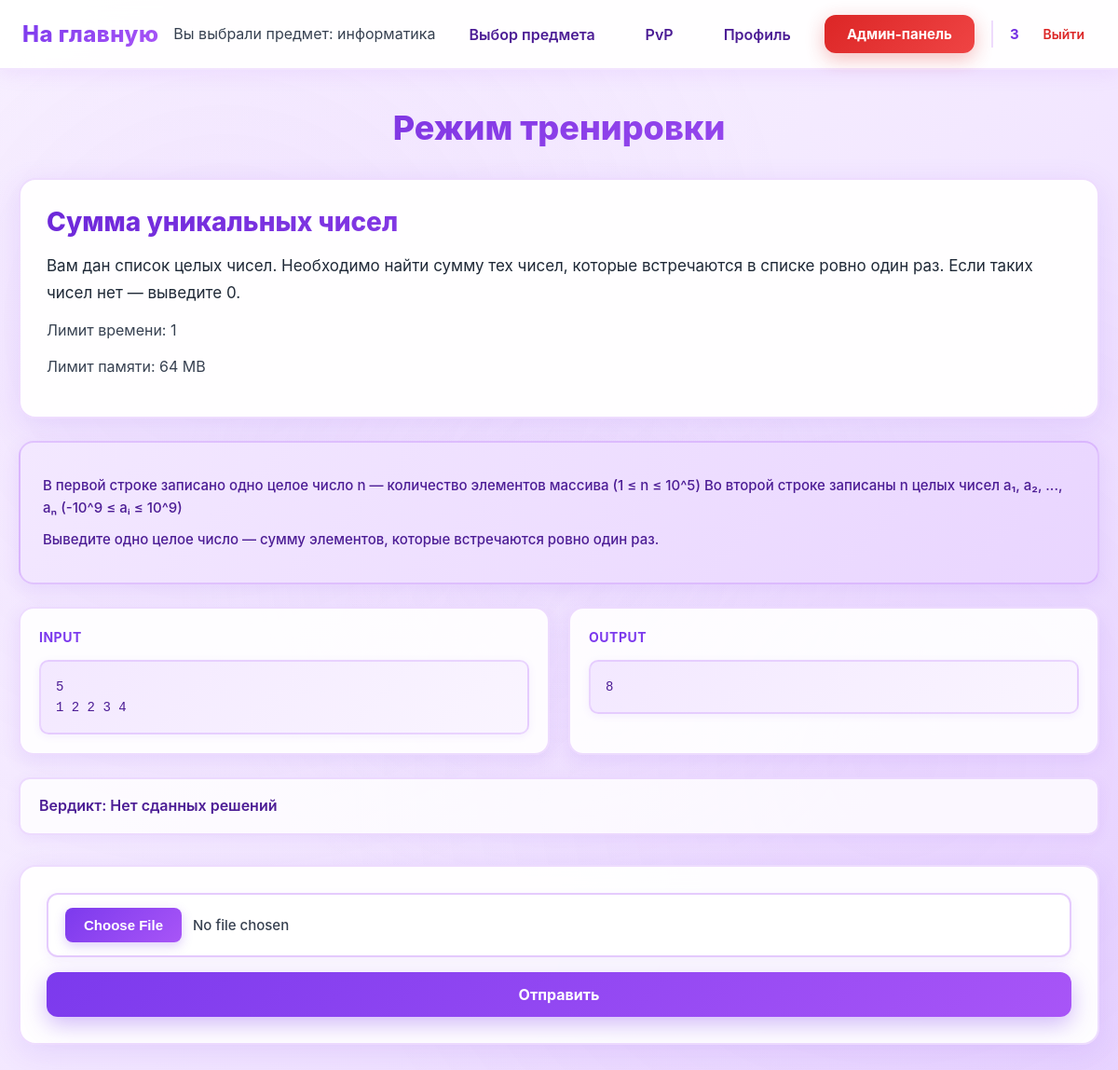
Page /информатика/task/1 (signed in) on the committed database.
### data/tasks.py (models this page shows)
class Tasks(SqlAlchemyBase):
    __tablename__ = 'tasks'
    id = sqlalchemy.Column(sqlalchemy.Integer,
                           primary_key=True, autoincrement=True)
    subject = sqlalchemy.Column(sqlalchemy.Text, nullable=True)
    title = sqlalchemy.Column(sqlalchemy.Text, nullable=True)
    statement = sqlalchemy.Column(sqlalchemy.Text, nullable=True)
    input_format = sqlalchemy.Column(sqlalchemy.Text, nullable=True)
    output_format = sqlalchemy.Column(sqlalchemy.Text, nullable=True)
    memory_limit = sqlalchemy.Column(sqlalchemy.Integer, nullable=True)
    time_limit = sqlalchemy.Column(sqlalchemy.Integer, nullable=True)
    difficulty = sqlalchemy.Column(sqlalchemy.Text, nullable=True)
    created_at = sqlalchemy.Column(sqlalchemy.DateTime,
                                     default=datetime.datetime.now)
    task_tests = orm.relationship("TaskTest", back_populates='tasks')
    submissions = orm.relationship("Submissions", back_populates="tasks")
    theme = sqlalchemy.Column(sqlalchemy.Text, nullable=True)

### data/users.py (models this page shows, shortened)
class User(SqlAlchemyBase, UserMixin):
    __tablename__ = 'users'
    id = sqlalchemy.Column(sqlalchemy.Integer,
                           primary_key=True, autoincrement=True)
    name = sqlalchemy.Column(sqlalchemy.String, nullable=True)
    email = sqlalchemy.Column(sqlalchemy.String,
                              index=True, unique=True, nullable=True)
    hashed_password = sqlalchemy.Column(sqlalchemy.String, nullable=True)
    elo_rating = sqlalchemy.Column(sqlalchemy.Float, default=1000)
    admin = sqlalchemy.Column(sqlalchemy.Boolean, default=0)
    ban = sqlalchemy.Column(sqlalchemy.Boolean, default=0)
    created_date = sqlalchemy.Column(sqlalchemy.DateTime,
                                     default=datetime.datetime.now)
    submissions = orm.relationship("Submissions", back_populates="user")

### data/task_tests.py (models this page shows)
class TaskTest(SqlAlchemyBase):
    __tablename__ = 'task_tests'
    id = sqlalchemy.Column(sqlalchemy.Integer,
                           primary_key=True, autoincrement=True)
    task_id = sqlalchemy.Column(sqlalchemy.Integer,
                                sqlalchemy.ForeignKey("tasks.id"))
    input_data = sqlalchemy.Column(sqlalchemy.Text, nullable=True)
    output = sqlalchemy.Column(sqlalchemy.Text, nullable=True)
    tasks = orm.relationship("Tasks", back_populates='task_tests')

### main.py (the view, shortened to what this page needs)
@app.route('/<subject>/task/<int:task_id>', methods=["GET", "POST"])
@login_required
@user_ban
def training(subject, task_id):
    db_sess = db_session.create_session()
    task = db_sess.get(Tasks, task_id)
    task_test = db_sess.query(TaskTest).filter(TaskTest.task_id == task.id).all()
    submission = db_sess.query(Submissions).filter(Submissions.task_id == task.id).all()
    submission_id = len(submission) + 1
    if subject == 'информатика':
        last_submission = db_sess.query(Submissions).filter(Submissions.user_id == current_user.id,
                                                            Submissions.task_id == task_id).all()
        if last_submission:
            result = last_submission[-1]
            verdict = result.verdict
            test_passed = result.total_tests
        else:
            verdict = "Нет сданных решений"
            test_passed = None
        return render_template('training.html', task=task, test=task_test[0], verdict=verdict, test_passed=test_passed, subject=subject)

### data/db_session.py (called while the page is built)
def create_session() -> Session:
    global __factory
    return __factory()

### main.py (called while the page is built)
@login_manager.user_loader
def load_user(user_id):
    db_sess = db_session.create_session()
    return db_sess.get(User, user_id)

def user_ban(func):
    @wraps(func)
    def wrapper(*args, **kwargs):
        if current_user.ban:
            abort(403)
        return func(*args, **kwargs)
    return wrapper

### templates/training.html (shortened to what this page needs)
{% extends "base.html" %}
{% block styles %}
<link rel="stylesheet" href="{{ url_for('static', filename='train.css') }}">
{% endblock %}
{% block content %}
<h1>Режим тренировки</h1>
<div class="condition">
    <h2>{{ task.title }}</h2>
    <p>{{ task.statement }}</p>
    <p>Лимит времени: {{ task.time_limit }}</p>
    <p>Лимит памяти: {{ task.memory_limit }}</p>
</div>
<div class="Input">
    <p>{{ task.input_format }}</p>
    <p>{{ task.output_format }}</p>
</div>
<div class="examples">
    <div class="example">
        <p><strong>Input</strong></p>
        <pre>{{ test.input_data }}</pre>
    </div>
    <div class="example">
        <p><strong>Output</strong></p>
        <pre>{{ test.output }}</pre>
    </div>
</div>
<p>Вердикт: {{ verdict }}</p>
<div class="task">
    <form class="send" method="post" enctype="multipart/form-data" id="uploadForm">
        <input type="file" accept=".py" name="file" id="pythonFile" required />
        <button type="submit" id="submitBtn">Отправить</button>
    </form>
</div>
{% endblock %}

### templates/base.html (shortened to what this page needs)
<!doctype html>
<html lang="ru">
<head>
    <link rel="stylesheet" href="{{ url_for('static', filename='base.css') }}">
    {% block styles %}{% endblock %}
</head>
<body>
<header class="site-header">
    <nav class="navbar">
        <div class="nav-left">
            {% if session.get('subject') %}
            <a class="logo" href="/{{ subject }}/">На главную</a>
            {% else %}
            <a class="logo" href="/">На главную</a>
            {% endif %}
        </div>
        <div class="nav-right">
            {% if current_user.is_authenticated %}
                {% if subject != 'subject' and subject != None %}
                <p>Вы выбрали предмет: {{ subject }}</p>
                <a class="nav-link" href="/subject/choice">Выбор предмета</a>
                <a class="nav-link" href="/{{ subject }}/pvp">PvP</a>
                {% endif %}
                <a class="nav-link" href="/profile">Профиль</a>
                {% if current_user.admin %}
                    <a class="btn btn-admin" href="/admin">Админ-панель</a>
                {% endif %}
                <div class="user-menu">
                    <span class="username">{{ current_user.name }}</span>
                    <a class="logout" href="/logout">Выйти</a>
                </div>
            {% else %}
                <a class="btn btn-outline" href="/login">Войти</a>
                <a class="btn btn-primary" href="/register">Регистрация</a>
            {% endif %}
        </div>
    </nav>
</header>
<main class="page-content">
    {% block content %}{% endblock %}
</main>
</body>
</html>

### static/base.css (style rules this page uses)
* { box-sizing: border-box; margin: 0; padding: 0; font-family: "Inter", "Segoe UI", Arial, sans-serif; }
body { background: linear-gradient(135deg, #faf5ff 0%, #f3e8ff 50%, #e9d5ff 100%); background-attachment: fixed; color: #1f2937; min-height: 100vh; position: relative; }
body::before { content: ''; position: fixed; top: 0; left: 0; right: 0; bottom: 0; background: radial-gradient(circle at 20% 30%, rgba(168, 85, 247, 0.08) 0%, transparent 50%), radial-gradient(circle at 80% 70%, rgba(192, 132, 252, 0.08) 0%, transparent 50%), radial-gradient(circle at 50% 50%, rgba(233, 213, 255, 0.1) 0%, transparent 50%); pointer-events: none; z-index: 0; }
.site-header { background: rgba(255, 255, 255, 0.95); backdrop-filter: blur(20px); border-bottom: 2px solid rgba(168, 85, 247, 0.15); box-shadow: 0 4px 20px rgba(168, 85, 247, 0.1); position: relative; z-index: 100; }
.navbar { max-width: 1200px; margin: 0 auto; padding: 16px 24px; display: flex; align-items: center; justify-content: space-between; }
.logo { font-size: 24px; font-weight: 800; text-decoration: none; background: linear-gradient(135deg, #7c3aed, #a855f7); -webkit-background-clip: text; -webkit-text-fill-color: transparent; background-clip: text; letter-spacing: 0.5px; transition: all 0.3s ease; position: relative; }
.logo::after { content: ''; position: absolute; bottom: -4px; left: 0; width: 0; height: 3px; background: linear-gradient(90deg, #7c3aed, #a855f7); border-radius: 2px; transition: width 0.3s ease; }
.nav-left, .nav-right { display: flex; align-items: center; gap: 18px; position: relative; z-index: 10; }
.nav-link { text-decoration: none; color: #4c1d95; font-weight: 600; padding: 10px 18px; border-radius: 12px; transition: all 0.3s ease; position: relative; background: transparent; }
.btn-admin { background: linear-gradient(135deg, #dc2626, #ef4444); color: #ffffff !important; box-shadow: 0 6px 20px rgba(220, 38, 38, 0.3); position: relative; overflow: hidden; font-weight: 700; padding: 10px 20px; border-radius: 12px; text-decoration: none; transition: all 0.3s ease; }
.btn-admin::before { content: ''; position: absolute; top: 50%; left: 50%; width: 0; height: 0; border-radius: 50%; background: rgba(255, 255, 255, 0.2); transform: translate(-50%, -50%); transition: width 0.6s ease, height 0.6s ease; }
.user-menu { display: flex; align-items: center; gap: 14px; padding-left: 18px; border-left: 2px solid rgba(168, 85, 247, 0.2); }
.username { font-size: 15px; font-weight: 700; color: #5b21b6; background: linear-gradient(135deg, #6d28d9, #7c3aed); -webkit-background-clip: text; -webkit-text-fill-color: transparent; background-clip: text; }
.logout { text-decoration: none; font-size: 14px; color: #dc2626; font-weight: 600; padding: 6px 12px; border-radius: 8px; transition: all 0.2s ease; }
.btn { text-decoration: none; font-size: 15px; padding: 11px 24px; border-radius: 12px; font-weight: 700; transition: all 0.3s cubic-bezier(0.4, 0, 0.2, 1); position: relative; overflow: hidden; z-index: 1; display: inline-block; }
.btn::before { content: ''; position: absolute; top: 50%; left: 50%; width: 0; height: 0; border-radius: 50%; background: rgba(255, 255, 255, 0.2); transform: translate(-50%, -50%); transition: width 0.6s ease, height 0.6s ease; z-index: -1; }
.page-content { max-width: 1200px; margin: 40px auto; padding: 0 20px; position: relative; z-index: 10; }
h1, h2, h3, h4, h5, h6 { color: #5b21b6; font-weight: 800; }
p { color: #374151; line-height: 1.6; }
a { color: #7c3aed; }
input, textarea, select { background: #ffffff; border: 2px solid rgba(168, 85, 247, 0.2); border-radius: 10px; padding: 12px 16px; color: #1f2937; font-size: 14px; transition: all 0.3s ease; }

### rows in the picture
Tasks: subject "информатика", title "Сумма уникальных чисел", statement "Вам дан список целых чисел. Необходимо найти сумму тех чисел, которые встречаются в списке ровно один раз. Если таких чисел нет — выведите 0.", time_limit "1", memory_limit "64 MB", input_format "В первой строке записано одно целое число n — количество элементов массива (1 ≤ n ≤ 10^5) Во второй строке записаны n целых чисел a₁, a₂, ..., aₙ (-10^9 ≤ aᵢ ≤ 10^9)", output_format "Выведите одно целое число — сумму элементов, которые встречаются ровно один раз."
User: name "3"
TaskTest: input_data "5 1 2 2 3 4", output "8"

### other values in the picture
{{ verdict }} "Нет сданных решений"
